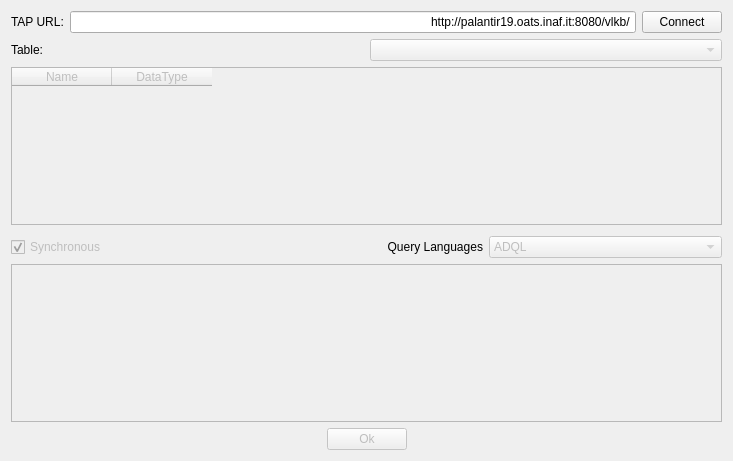
<?xml version="1.0" encoding="UTF-8"?>
<ui version="4.0">
<class>VLKBQueryComposer</class>
<widget class="QWidget" name="VLKBQueryComposer">
<property name="geometry">
<rect>
<x>0</x>
<y>0</y>
<width>733</width>
<height>461</height>
</rect>
</property>
<property name="windowTitle">
<string>Form</string>
</property>
<layout class="QVBoxLayout" name="verticalLayout_2">
<item>
<layout class="QHBoxLayout" name="horizontalLayout">
<item>
<widget class="QLabel" name="label">
<property name="text">
<string>TAP URL:</string>
</property>
</widget>
</item>
<item>
<widget class="QLineEdit" name="tapUrlLineEdit">
<property name="text">
<string>http://palantir19.oats.inaf.it:8080/vlkb/</string>
</property>
<property name="alignment">
<set>Qt::AlignRight|Qt::AlignTrailing|Qt::AlignVCenter</set>
</property>
</widget>
</item>
<item>
<widget class="QPushButton" name="connectButton">
<property name="text">
<string>Connect</string>
</property>
</widget>
</item>
</layout>
</item>
<item>
<layout class="QHBoxLayout" name="horizontalLayout_4">
<item>
<widget class="QLabel" name="label_2">
<property name="text">
<string>Table:</string>
</property>
</widget>
</item>
<item>
<widget class="QComboBox" name="tableListComboBox">
<property name="enabled">
<bool>false</bool>
</property>
</widget>
</item>
</layout>
</item>
<item>
<widget class="QTableWidget" name="columnTableWidget">
<property name="enabled">
<bool>false</bool>
</property>
<column>
<property name="text">
<string>Name</string>
</property>
</column>
<column>
<property name="text">
<string>DataType</string>
</property>
</column>
</widget>
</item>
<item>
<spacer name="verticalSpacer">
<property name="orientation">
<enum>Qt::Vertical</enum>
</property>
<property name="sizeHint" stdset="0">
<size>
<width>20</width>
<height>40</height>
</size>
</property>
</spacer>
</item>
<item>
<layout class="QHBoxLayout" name="horizontalLayout_3">
<item>
<widget class="QCheckBox" name="syncCheckBox">
<property name="enabled">
<bool>false</bool>
</property>
<property name="text">
<string>Synchronous</string>
</property>
<property name="checked">
<bool>true</bool>
</property>
</widget>
</item>
<item>
<widget class="QLabel" name="label_3">
<property name="text">
<string>Query Languages</string>
</property>
<property name="alignment">
<set>Qt::AlignRight|Qt::AlignTrailing|Qt::AlignVCenter</set>
</property>
</widget>
</item>
<item>
<widget class="QComboBox" name="queryLangComboBox">
<property name="enabled">
<bool>false</bool>
</property>
<item>
<property name="text">
<string>ADQL</string>
</property>
</item>
</widget>
</item>
</layout>
</item>
<item>
<widget class="QTextEdit" name="queryTextEdit">
<property name="enabled">
<bool>false</bool>
</property>
</widget>
</item>
<item>
<layout class="QHBoxLayout" name="horizontalLayout_2">
<item>
<spacer name="horizontalSpacer">
<property name="orientation">
<enum>Qt::Horizontal</enum>
</property>
<property name="sizeHint" stdset="0">
<size>
<width>40</width>
<height>20</height>
</size>
</property>
</spacer>
</item>
<item>
<widget class="QPushButton" name="okButton">
<property name="enabled">
<bool>false</bool>
</property>
<property name="text">
<string>Ok</string>
</property>
</widget>
</item>
<item>
<spacer name="horizontalSpacer_2">
<property name="orientation">
<enum>Qt::Horizontal</enum>
</property>
<property name="sizeHint" stdset="0">
<size>
<width>40</width>
<height>20</height>
</size>
</property>
</spacer>
</item>
</layout>
</item>
</layout>
</widget>
<resources/>
<connections/>
</ui>
